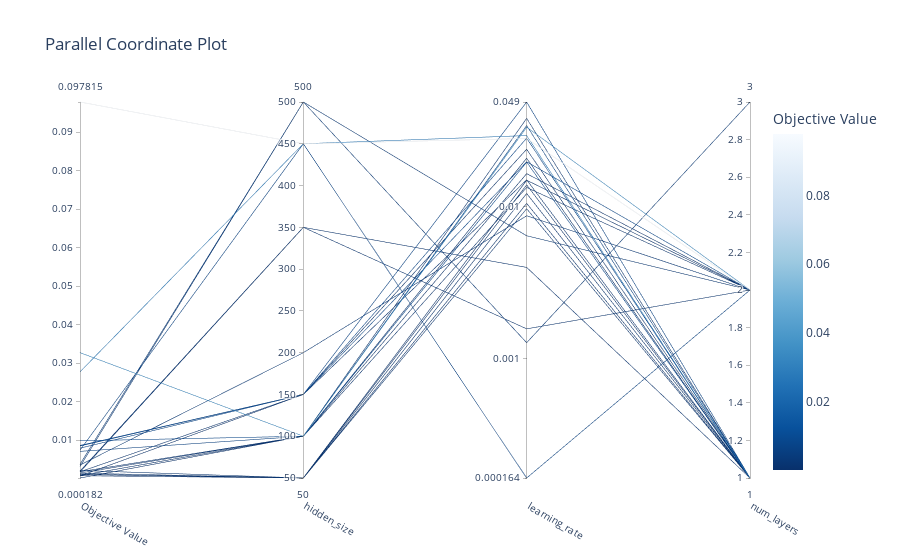

Source (notebook cell):
### Code cell
optuna.visualization.plot_parallel_coordinate(study_architecture)

### Figure 1 — Plotly figure (JSON) as saved in the notebook; plotly's stock layout.template omitted (floating-point values rounded to 4 significant figures)
{"data": [{"dimensions": [{"label": "Objective Value", "range": [0.0001818, 0.09781], "values": [0.007412, 0.001983, 0.02775, 0.09781, 0.003744, 0.001477, 0.001749, 0.003561, 0.001421, 0.002135, 0.001133, 0.007931, 0.009841, 0.0001818, 0.03273, 0.0007779, 0.00863, 0.001096, 0.0008088, 0.007104, 0.008497, 0.00316, 0.001813, 0.0007202, 0.001795]}, {"label": "hidden_size", "range": [50, 500], "values": [450, 350, 450, 450, 500, 100, 350, 200, 50, 50, 50, 150, 100, 100, 100, 50, 150, 50, 100, 100, 150, 500, 100, 150, 150]}, {"label": "learning_rate", "range": [-3.786, -1.309], "ticktext": ["0.000164", "0.001", "0.01", "0.049"], "tickvals": [-3.786, -3, -2, -1.309], "values": [-3.786, -2.399, -1.531, -1.55, -2.895, -1.872, -2.804, -2.059, -1.912, -2.013, -1.977, -1.309, -1.705, -1.781, -1.475, -1.825, -1.703, -1.855, -1.68, -1.465, -1.548, -2.191, -1.417, -1.621, -1.822]}, {"label": "num_layers", "range": [1, 3], "values": [2, 1, 1, 2, 3, 2, 2, 2, 1, 1, 1, 1, 1, 2, 2, 2, 2, 1, 1, 1, 1, 2, 1, 1, 1]}], "labelangle": 30, "labelside": "bottom", "line": {"color": [0.007412, 0.001983, 0.02775, 0.09781, 0.003744, 0.001477, 0.001749, 0.003561, 0.001421, 0.002135, 0.001133, 0.007931, 0.009841, 0.0001818, 0.03273, 0.0007779, 0.00863, 0.001096, 0.0008088, 0.007104, 0.008497, 0.00316, 0.001813, 0.0007202, 0.001795], "colorbar": {"title": {"text": "Objective Value"}}, "colorscale": [[0, "rgb(247,251,255)"], [0.125, "rgb(222,235,247)"], [0.25, "rgb(198,219,239)"], [0.375, "rgb(158,202,225)"], [0.5, "rgb(107,174,214)"], [0.625, "rgb(66,146,198)"], [0.75, "rgb(33,113,181)"], [0.875, "rgb(8,81,156)"], [1, "rgb(8,48,107)"]], "reversescale": true, "showscale": true}, "type": "parcoords"}], "layout": {"title": {"text": "Parallel Coordinate Plot"}}}
